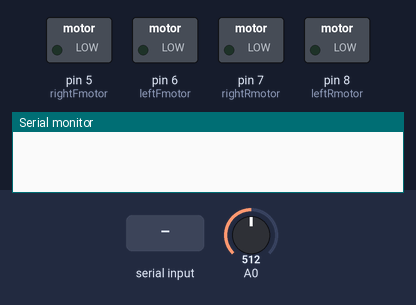
This sketch was run on a simulated Arduino Leonardo, built with avr-gcc and run on an emulated ATmega32U4. On the bench: switched loads named in the sketch (green lamp = pin HIGH), the last lines printed to the serial monitor. Inputs (shaded band) come from the test bench; at power-on: A0 = 512.

Above: at 1.2 s.
1.3 s: "w" received over Serial
At 2.5 s:
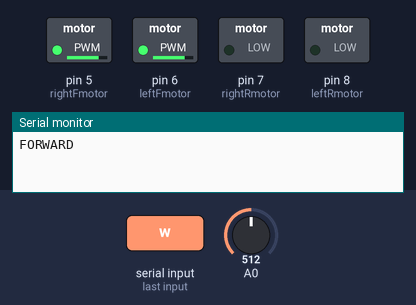
2.8 s: "s" received over Serial
At 3.7 s:
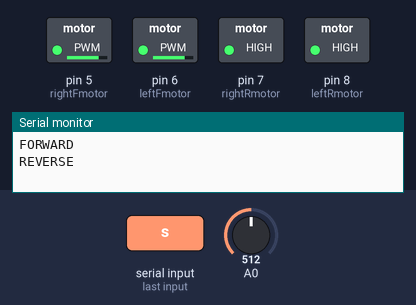
4.3 s: "a" received over Serial
At 4.8 s:
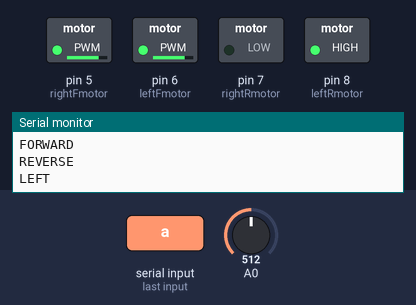
5.8 s: "d" received over Serial
At 7.1 s:
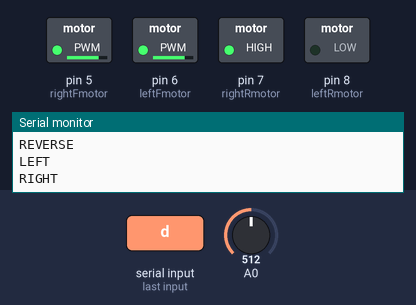
Timing chart, 0 to 8.3 s (numbered marks = the images above; inputs shaded):
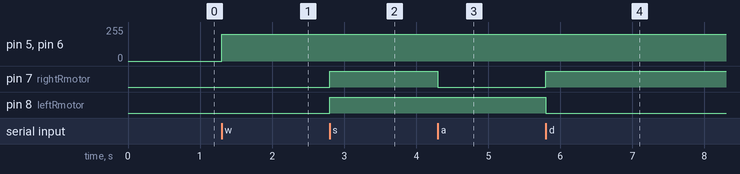

The sketch:

robotmove.ino
```cpp
#define leftFmotor 6 //M1 Speed Control
#define rightFmotor 5 //M2 Speed Control
#define leftRmotor 8 //M1 Direction Control
#define rightRmotor 7 //M2 Direction Control
int leftmotorSpeed = 200;
int rightmotorSpeed = 200;
long count = 0;
int rawsensorData = 0;
int sensorData1= 0;
int sensorData0 = 0;

void setup()
{
	Serial.begin(9600);
  	for(int i=5;i<=8;i++) {
  		pinMode(i, OUTPUT);
  	}
}

void loop()
{
	while(Serial.available() < 1) {}
	rawsensorData = analogRead(0);
	char key = Serial.read();
	switch(key) {
		case 'w':
			forward();
			break;
		case 's':
			reverse();
			break;
		case 'a':
			left();
			break;
		case 'd':
			right();
			break;
		case 'p':
			speedUp();
			break;
		case 'l':
			speedDown();
			break;
		default:
			stop();
			break;
	}
	encoderCount();

/*
Enable for debugging
Serial.println(count); // Encoder count`
*/

}

void stop()
{
	digitalWrite(leftFmotor, LOW);
        digitalWrite(rightFmotor, LOW);
        digitalWrite(leftRmotor, LOW);
        digitalWrite(rightRmotor, LOW);
	Serial.println("STOP");
}

void forward()
{
	analogWrite(leftFmotor, leftmotorSpeed);
	analogWrite(rightFmotor, rightmotorSpeed);
	digitalWrite(leftRmotor, LOW);
	digitalWrite(rightRmotor, LOW);
	Serial.println("FORWARD");
}

void reverse()
{
    analogWrite(leftFmotor, leftmotorSpeed);
    analogWrite(rightFmotor, rightmotorSpeed);
    digitalWrite(leftRmotor, HIGH);
    digitalWrite(rightRmotor, HIGH);
    Serial.println("REVERSE");
}

void left()
{
    analogWrite(leftFmotor, leftmotorSpeed);
    analogWrite(rightFmotor, rightmotorSpeed);
    digitalWrite(leftRmotor, HIGH);
    digitalWrite(rightRmotor, LOW);
	Serial.println("LEFT");
}

void right()
{
    analogWrite(leftFmotor, leftmotorSpeed);
    analogWrite(rightFmotor, rightmotorSpeed);
    digitalWrite(leftRmotor, LOW);
    digitalWrite(rightRmotor, HIGH);
	Serial.println("RIGHT");
}

void speedUp()
{
	leftmotorSpeed = leftmotorSpeed + 5;
	rightmotorSpeed = rightmotorSpeed + 5;
	leftmotorSpeed = constrain(leftmotorSpeed,100,255);
	rightmotorSpeed = constrain(rightmotorSpeed,100,255);
	Serial.println(leftmotorSpeed);
	Serial.println(rightmotorSpeed);
}

void speedDown()
{
	leftmotorSpeed = leftmotorSpeed - 5;
	rightmotorSpeed = rightmotorSpeed - 5;
	leftmotorSpeed = constrain(leftmotorSpeed,100,255);
	rightmotorSpeed = constrain(rightmotorSpeed,100,255);
	Serial.println(leftmotorSpeed);
	Serial.println(rightmotorSpeed);
}

void encoderCount()
{
	if(rawsensorData < 600) {
                sensorData1 = 1;
        }
        else {
                sensorData1 =0;
        }
        if(sensorData1 != sensorData0) {
                count ++;
        }
        sensorData0 = sensorData1;
}
```

Measured:
- after the input at 1.3 s, pin 5 (rightFmotor), pin 6 (leftFmotor): 0/255 → 200/255 at once
- after the input at 2.8 s, pin 7 (rightRmotor), pin 8 (leftRmotor): LOW → HIGH at once
- after the input at 4.3 s, pin 7 (rightRmotor): HIGH → LOW at once
- after the input at 5.8 s, pin 7 (rightRmotor): LOW → HIGH at once; pin 8 (leftRmotor): HIGH → LOW at once
